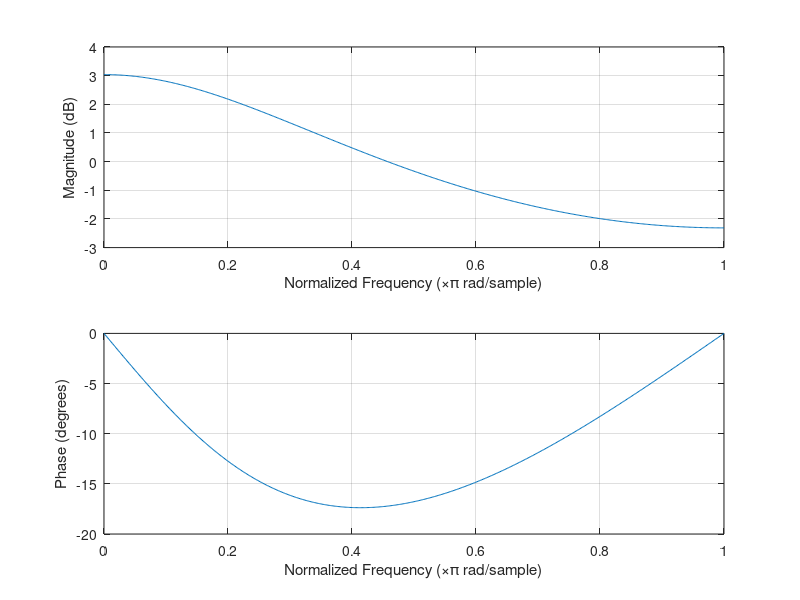
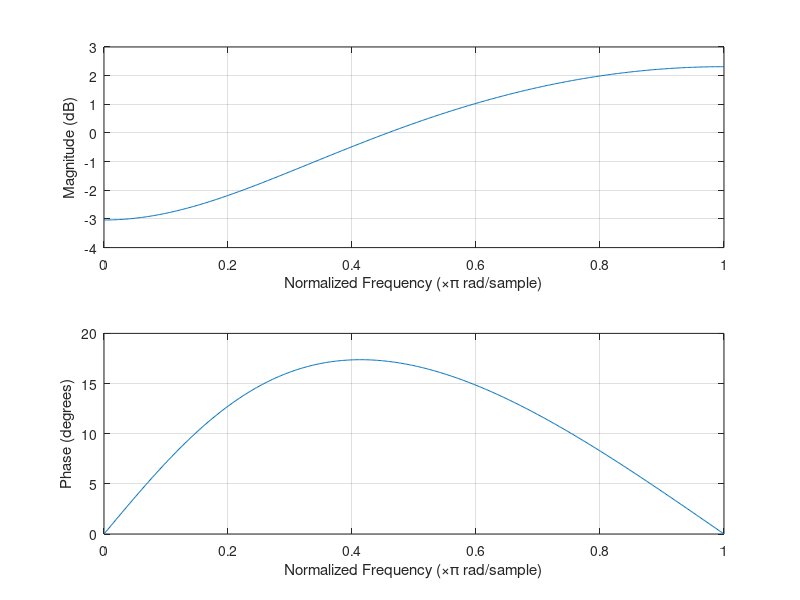
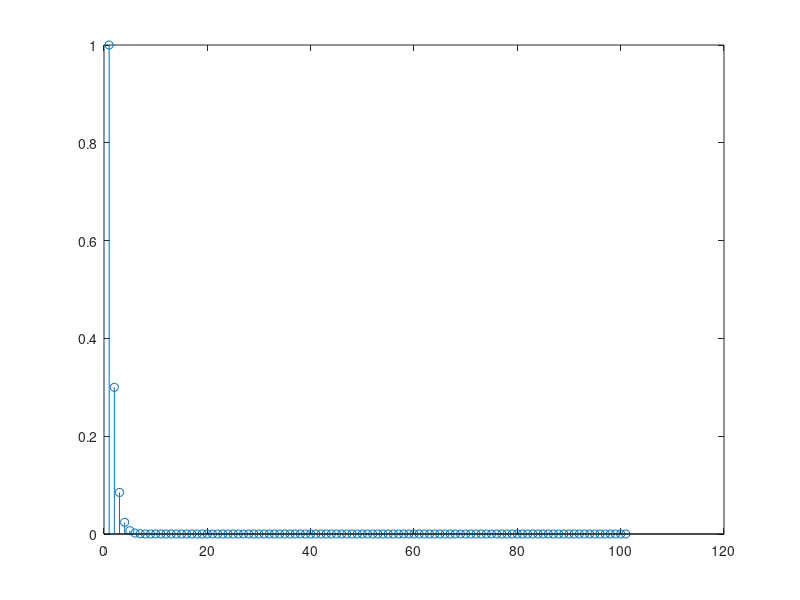
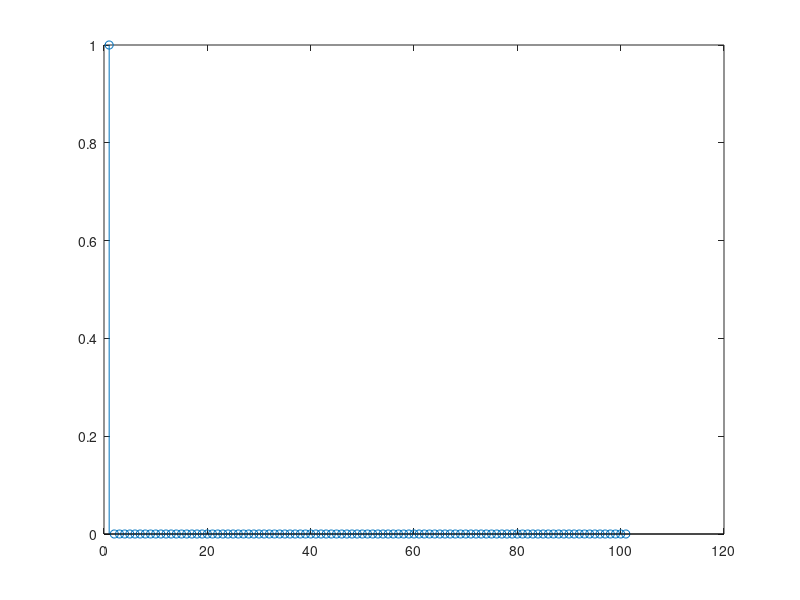

MATLAB code to generate these figures, in order:
clear all; close all;clc

addpath ./functions/

%%%ppression filter test

% b = fir1(20,0.2);

a = [1,-0.3,+0.005];

figure('name','Freq resp AR'); 
freqz(1,a);

input = [1,zeros(1,100)];%sin(2*pi*0.4*(1:100));


out1 = filter(1,a,input);


out2 = filter(a,1,out1);

figure('name','Freq resp AR inverse'); 
freqz(a,1);

figure('Name','out filter')
stem(out1);
figure('Name','out filter inverse')
stem(out2);


figure('Name','out filter 1-a')
freqz(1-a,1);